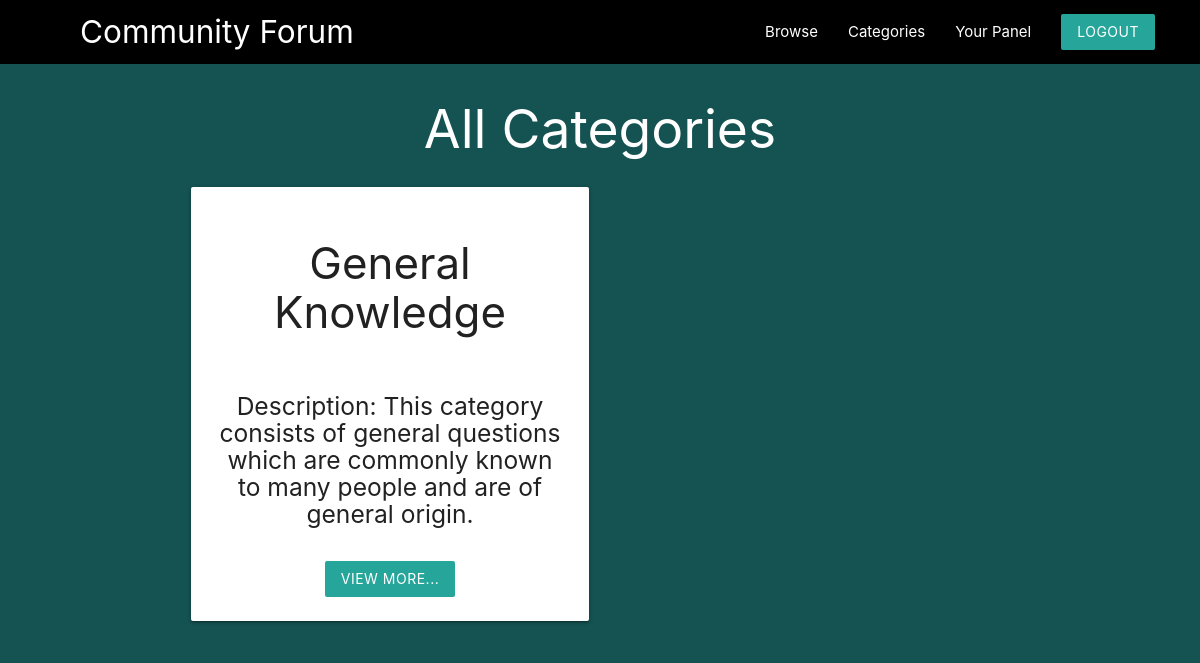
The page /categories.php (signed in) on the database as committed earlier.
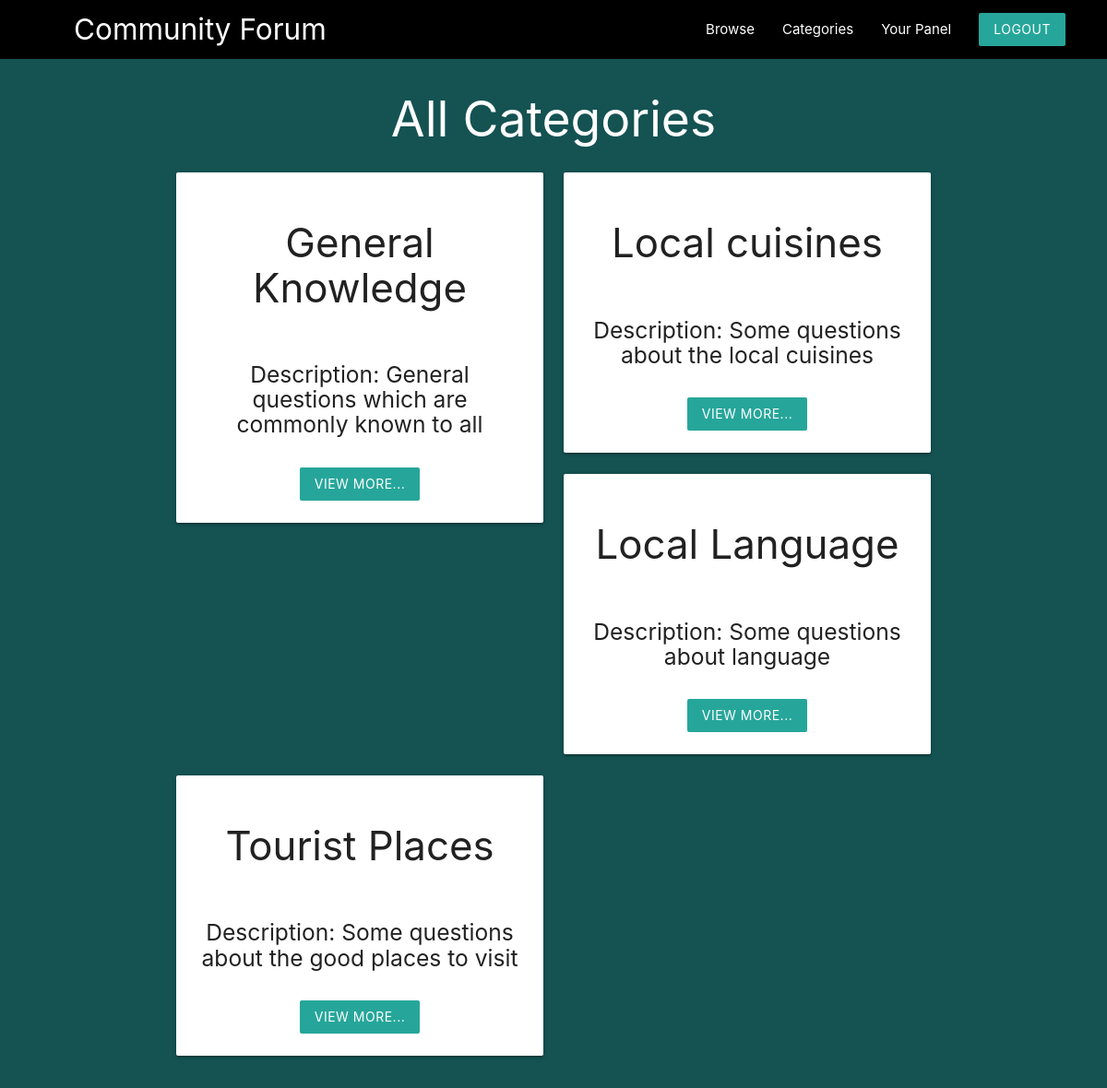
The same page on the database as committed later.
### tables this page shows
CREATE TABLE `category` (
  `cat_id` int(11) NOT NULL,
  `cat_name` varchar(255) NOT NULL,
  `cat_description` text NOT NULL
);

### categories.php (the view, shortened to what this page needs)
<?php
    include("templates/conn.php");
    $sql2="SELECT * FROM `category`";
    $res2=mysqli_query($conn,$sql2);
    $row2 = mysqli_fetch_all($res2, MYSQLI_ASSOC);
?>
<!DOCTYPE html>
<html lang="en">
<head>
    <link rel="stylesheet" href="https://cdnjs.cloudflare.com/ajax/libs/materialize/1.0.0/css/materialize.min.css">
</head>
<body class="greenbg">
    <nav class="black z-depth-0" style="padding-right: 30px;padding-left: 80px;">
		<div>
			<a href="#" class="brand-logo brand-text hide-on-med-and-down">Community Forum</a>
            <ul id="nav-mobile" class="right">
                <li><a href="all-q.php">Browse</a></li>
                <li><a href="categories.php">Categories</a></li>
                <li class="active"><a href="yourpanel.php">Your Panel</a></li>
				<li><a href="logout.php" class="btn brand z-depth-0">Logout</a></li>
		    </ul>
        </div>
        <br>
    </nav>
    <div class="container">
    <div class="row">
    <h2 class="white-text" style="text-align:center;">All Categories</h2>
    <?php foreach($row2 as $cat){ ?>
            <div class="col s6 md3">
  				    <div class="card">
                      <center>
                        <div class="card-content">
                          <h3><?php print_r($cat['cat_name']); ?></h3>
                          <br>
                          <h5>Description: <?php print_r($cat['cat_description']);?></h5>
                          <div>
                          <br>
                          <a href="all-q.php?cat_id=<?php echo $cat['cat_id']?>" class="btn brand z-depth-0">View more...</a>
                          </div>
                        </div>
                        </center>
                    </div>
            </div>
        <?php } ?>
    </div>
    </div>

Rows that differ between the two databases and show on the page:
changed category (number 1 of 4 on the later page): value "General Knowledge This category consists of general questions which are commonly known to many people and are of general origin." → "General Knowledge General questions which are commonly known to all"
added category: value "Local cuisines Some questions about the local cuisines"
added category: value "Local Language Some questions about language"
added category: value "Tourist Places Some questions about the good places to visit"
